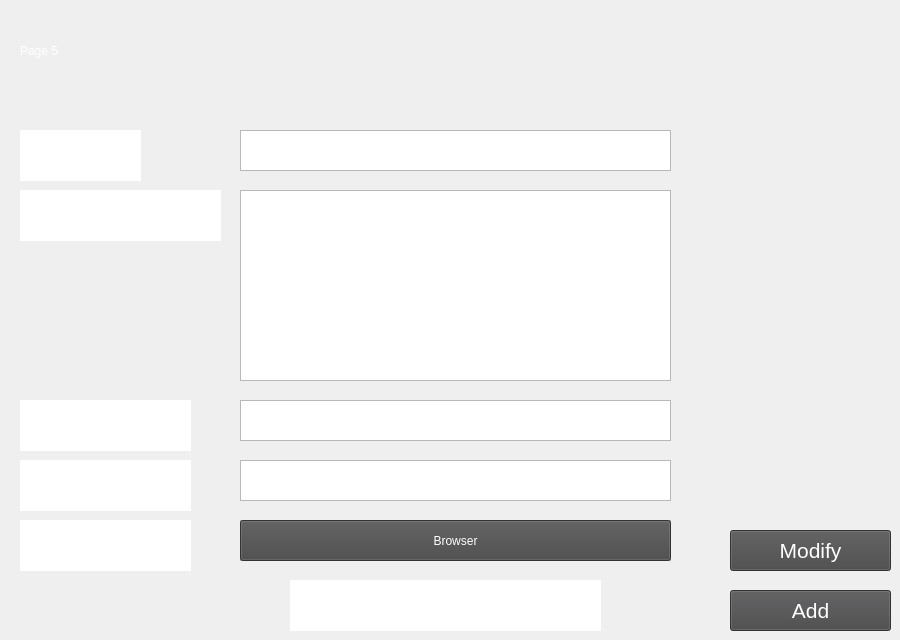
            <widget class="QWidget" name="page_5">
             <widget class="QLabel" name="page_5_label">
              <property name="geometry">
               <rect>
                <x>20</x>
                <y>20</y>
                <width>841</width>
                <height>61</height>
               </rect>
              </property>
              <property name="styleSheet">
               <string notr="true">QLabel{
	color:rgb(255,255,255);
	font: 30pt &quot;.AppleSystemUIFont&quot;;
}
</string>
              </property>
              <property name="text">
               <string>Page 5</string>
              </property>
             </widget>
             <widget class="QTextBrowser" name="textBrowser">
              <property name="geometry">
               <rect>
                <x>20</x>
                <y>130</y>
                <width>121</width>
                <height>51</height>
               </rect>
              </property>
              <property name="frameShape">
               <enum>QFrame::NoFrame</enum>
              </property>
              <property name="html">
               <string>&lt;!DOCTYPE HTML PUBLIC &quot;-//W3C//DTD HTML 4.0//EN&quot; &quot;http://www.w3.org/TR/REC-html40/strict.dtd&quot;&gt;
&lt;html&gt;&lt;head&gt;&lt;meta name=&quot;qrichtext&quot; content=&quot;1&quot; /&gt;&lt;style type=&quot;text/css&quot;&gt;
p, li { white-space: pre-wrap; }
&lt;/style&gt;&lt;/head&gt;&lt;body style=&quot; font-family:'.AppleSystemUIFont'; font-size:13pt; font-weight:400; font-style:normal;&quot;&gt;
&lt;p style=&quot; margin-top:0px; margin-bottom:0px; margin-left:0px; margin-right:0px; -qt-block-indent:0; text-indent:0px;&quot;&gt;&lt;span style=&quot; font-family:'SimSun'; font-size:18pt; color:#ffffff;&quot;&gt;Name&lt;/span&gt;&lt;/p&gt;&lt;/body&gt;&lt;/html&gt;</string>
              </property>
             </widget>
             <widget class="QTextEdit" name="cve_name">
              <property name="geometry">
               <rect>
                <x>240</x>
                <y>130</y>
                <width>431</width>
                <height>41</height>
               </rect>
              </property>
              <property name="styleSheet">
               <string notr="true">color: rgb(255, 255, 255);</string>
              </property>
             </widget>
             <widget class="QTextBrowser" name="textBrowser_2">
              <property name="geometry">
               <rect>
                <x>20</x>
                <y>190</y>
                <width>201</width>
                <height>51</height>
               </rect>
              </property>
              <property name="frameShape">
               <enum>QFrame::NoFrame</enum>
              </property>
              <property name="html">
               <string>&lt;!DOCTYPE HTML PUBLIC &quot;-//W3C//DTD HTML 4.0//EN&quot; &quot;http://www.w3.org/TR/REC-html40/strict.dtd&quot;&gt;
&lt;html&gt;&lt;head&gt;&lt;meta name=&quot;qrichtext&quot; content=&quot;1&quot; /&gt;&lt;style type=&quot;text/css&quot;&gt;
p, li { white-space: pre-wrap; }
&lt;/style&gt;&lt;/head&gt;&lt;body style=&quot; font-family:'.AppleSystemUIFont'; font-size:13pt; font-weight:400; font-style:normal;&quot;&gt;
&lt;p style=&quot; margin-top:0px; margin-bottom:0px; margin-left:0px; margin-right:0px; -qt-block-indent:0; text-indent:0px;&quot;&gt;&lt;span style=&quot; font-family:'SimSun'; font-size:18pt; color:#ffffff;&quot;&gt;Description&lt;/span&gt;&lt;/p&gt;&lt;/body&gt;&lt;/html&gt;</string>
              </property>
             </widget>
             <widget class="QTextEdit" name="cve_description">
              <property name="geometry">
               <rect>
                <x>240</x>
                <y>190</y>
                <width>431</width>
                <height>191</height>
               </rect>
              </property>
              <property name="styleSheet">
               <string notr="true">color: rgb(255, 255, 255);</string>
              </property>
             </widget>
             <widget class="QTextBrowser" name="textBrowser_3">
              <property name="geometry">
               <rect>
                <x>20</x>
                <y>400</y>
                <width>171</width>
                <height>51</height>
               </rect>
              </property>
              <property name="frameShape">
               <enum>QFrame::NoFrame</enum>
              </property>
              <property name="html">
               <string>&lt;!DOCTYPE HTML PUBLIC &quot;-//W3C//DTD HTML 4.0//EN&quot; &quot;http://www.w3.org/TR/REC-html40/strict.dtd&quot;&gt;
&lt;html&gt;&lt;head&gt;&lt;meta name=&quot;qrichtext&quot; content=&quot;1&quot; /&gt;&lt;style type=&quot;text/css&quot;&gt;
p, li { white-space: pre-wrap; }
&lt;/style&gt;&lt;/head&gt;&lt;body style=&quot; font-family:'.AppleSystemUIFont'; font-size:13pt; font-weight:400; font-style:normal;&quot;&gt;
&lt;p style=&quot; margin-top:0px; margin-bottom:0px; margin-left:0px; margin-right:0px; -qt-block-indent:0; text-indent:0px;&quot;&gt;&lt;span style=&quot; font-family:'SimSun'; font-size:18pt; color:#ffffff;&quot;&gt;CVSS&lt;/span&gt;&lt;/p&gt;&lt;/body&gt;&lt;/html&gt;</string>
              </property>
             </widget>
             <widget class="QTextEdit" name="cve_cvss">
              <property name="geometry">
               <rect>
                <x>240</x>
                <y>400</y>
                <width>431</width>
                <height>41</height>
               </rect>
              </property>
              <property name="styleSheet">
               <string notr="true">color: rgb(255, 255, 255);</string>
              </property>
             </widget>
             <widget class="QTextBrowser" name="textBrowser_4">
              <property name="geometry">
               <rect>
                <x>20</x>
                <y>460</y>
                <width>171</width>
                <height>51</height>
               </rect>
              </property>
              <property name="frameShape">
               <enum>QFrame::NoFrame</enum>
              </property>
              <property name="html">
               <string>&lt;!DOCTYPE HTML PUBLIC &quot;-//W3C//DTD HTML 4.0//EN&quot; &quot;http://www.w3.org/TR/REC-html40/strict.dtd&quot;&gt;
&lt;html&gt;&lt;head&gt;&lt;meta name=&quot;qrichtext&quot; content=&quot;1&quot; /&gt;&lt;style type=&quot;text/css&quot;&gt;
p, li { white-space: pre-wrap; }
&lt;/style&gt;&lt;/head&gt;&lt;body style=&quot; font-family:'.AppleSystemUIFont'; font-size:13pt; font-weight:400; font-style:normal;&quot;&gt;
&lt;p style=&quot; margin-top:0px; margin-bottom:0px; margin-left:0px; margin-right:0px; -qt-block-indent:0; text-indent:0px;&quot;&gt;&lt;span style=&quot; font-family:'SimSun'; font-size:18pt; color:#ffffff;&quot;&gt;Link&lt;/span&gt;&lt;/p&gt;&lt;/body&gt;&lt;/html&gt;</string>
              </property>
             </widget>
             <widget class="QTextEdit" name="cve_link">
              <property name="geometry">
               <rect>
                <x>240</x>
                <y>460</y>
                <width>431</width>
                <height>41</height>
               </rect>
              </property>
              <property name="styleSheet">
               <string notr="true">color: rgb(255, 255, 255);</string>
              </property>
             </widget>
             <widget class="QTextBrowser" name="textBrowser_5">
              <property name="geometry">
               <rect>
                <x>20</x>
                <y>520</y>
                <width>171</width>
                <height>51</height>
               </rect>
              </property>
              <property name="frameShape">
               <enum>QFrame::NoFrame</enum>
              </property>
              <property name="html">
               <string>&lt;!DOCTYPE HTML PUBLIC &quot;-//W3C//DTD HTML 4.0//EN&quot; &quot;http://www.w3.org/TR/REC-html40/strict.dtd&quot;&gt;
&lt;html&gt;&lt;head&gt;&lt;meta name=&quot;qrichtext&quot; content=&quot;1&quot; /&gt;&lt;style type=&quot;text/css&quot;&gt;
p, li { white-space: pre-wrap; }
&lt;/style&gt;&lt;/head&gt;&lt;body style=&quot; font-family:'.AppleSystemUIFont'; font-size:13pt; font-weight:400; font-style:normal;&quot;&gt;
&lt;p style=&quot; margin-top:0px; margin-bottom:0px; margin-left:0px; margin-right:0px; -qt-block-indent:0; text-indent:0px;&quot;&gt;&lt;span style=&quot; font-family:'SimSun'; font-size:18pt; color:#ffffff;&quot;&gt;Script&lt;/span&gt;&lt;/p&gt;&lt;/body&gt;&lt;/html&gt;</string>
              </property>
              <property name="overwriteMode">
               <bool>false</bool>
              </property>
             </widget>
             <widget class="QTextEdit" name="cve_script">
              <property name="geometry">
               <rect>
                <x>240</x>
                <y>520</y>
                <width>431</width>
                <height>41</height>
               </rect>
              </property>
              <property name="styleSheet">
               <string notr="true">color: rgb(255, 255, 255);</string>
              </property>
             </widget>
             <widget class="QPushButton" name="btn_cve_add">
              <property name="geometry">
               <rect>
                <x>730</x>
                <y>590</y>
                <width>161</width>
                <height>41</height>
               </rect>
              </property>
              <property name="palette">
               <palette>
                <active>
                 <colorrole role="WindowText">
                  <brush brushstyle="SolidPattern">
                   <color alpha="255">
                    <red>255</red>
                    <green>255</green>
                    <blue>255</blue>
                   </color>
                  </brush>
                 </colorrole>
                 <colorrole role="Button">
                  <brush brushstyle="SolidPattern">
                   <color alpha="255">
                    <red>71</red>
                    <green>71</green>
                    <blue>72</blue>
                   </color>
                  </brush>
                 </colorrole>
                 <colorrole role="Text">
                  <brush brushstyle="SolidPattern">
                   <color alpha="255">
                    <red>255</red>
                    <green>255</green>
                    <blue>255</blue>
                   </color>
                  </brush>
                 </colorrole>
                 <colorrole role="ButtonText">
                  <brush brushstyle="SolidPattern">
                   <color alpha="255">
                    <red>255</red>
                    <green>255</green>
                    <blue>255</blue>
                   </color>
                  </brush>
                 </colorrole>
                 <colorrole role="Base">
                  <brush brushstyle="SolidPattern">
                   <color alpha="255">
                    <red>71</red>
                    <green>71</green>
                    <blue>72</blue>
                   </color>
                  </brush>
                 </colorrole>
                 <colorrole role="Window">
                  <brush brushstyle="SolidPattern">
                   <color alpha="255">
                    <red>71</red>
                    <green>71</green>
                    <blue>72</blue>
                   </color>
                  </brush>
                 </colorrole>
                 <colorrole role="PlaceholderText">
                  <brush brushstyle="SolidPattern">
                   <color alpha="128">
                    <red>255</red>
                    <green>255</green>
                    <blue>255</blue>
                   </color>
                  </brush>
                 </colorrole>
                </active>
                <inactive>
                 <colorrole role="WindowText">
                  <brush brushstyle="SolidPattern">
                   <color alpha="255">
                    <red>255</red>
                    <green>255</green>
                    <blue>255</blue>
                   </color>
                  </brush>
                 </colorrole>
                 <colorrole role="Button">
                  <brush brushstyle="SolidPattern">
                   <color alpha="255">
                    <red>71</red>
                    <green>71</green>
                    <blue>72</blue>
                   </color>
                  </brush>
                 </colorrole>
                 <colorrole role="Text">
                  <brush brushstyle="SolidPattern">
                   <color alpha="255">
                    <red>255</red>
                    <green>255</green>
                    <blue>255</blue>
                   </color>
                  </brush>
                 </colorrole>
                 <colorrole role="ButtonText">
                  <brush brushstyle="SolidPattern">
                   <color alpha="255">
                    <red>255</red>
                    <green>255</green>
                    <blue>255</blue>
                   </color>
                  </brush>
                 </colorrole>
                 <colorrole role="Base">
                  <brush brushstyle="SolidPattern">
                   <color alpha="255">
                    <red>71</red>
                    <green>71</green>
                    <blue>72</blue>
                   </color>
                  </brush>
                 </colorrole>
                 <colorrole role="Window">
                  <brush brushstyle="SolidPattern">
                   <color alpha="255">
                    <red>71</red>
                    <green>71</green>
                    <blue>72</blue>
                   </color>
                  </brush>
                 </colorrole>
                 <colorrole role="PlaceholderText">
                  <brush brushstyle="SolidPattern">
                   <color alpha="128">
                    <red>255</red>
                    <green>255</green>
                    <blue>255</blue>
                   </color>
                  </brush>
                 </colorrole>
                </inactive>
                <disabled>
                 <colorrole role="WindowText">
                  <brush brushstyle="SolidPattern">
                   <color alpha="255">
                    <red>144</red>
                    <green>144</green>
                    <blue>144</blue>
                   </color>
                  </brush>
                 </colorrole>
                 <colorrole role="Button">
                  <brush brushstyle="SolidPattern">
                   <color alpha="255">
                    <red>71</red>
                    <green>71</green>
                    <blue>72</blue>
                   </color>
                  </brush>
                 </colorrole>
                 <colorrole role="Text">
                  <brush brushstyle="SolidPattern">
                   <color alpha="255">
                    <red>144</red>
                    <green>144</green>
                    <blue>144</blue>
                   </color>
                  </brush>
                 </colorrole>
                 <colorrole role="ButtonText">
                  <brush brushstyle="SolidPattern">
                   <color alpha="255">
                    <red>144</red>
                    <green>144</green>
                    <blue>144</blue>
                   </color>
                  </brush>
                 </colorrole>
                 <colorrole role="Base">
                  <brush brushstyle="SolidPattern">
                   <color alpha="255">
                    <red>71</red>
                    <green>71</green>
                    <blue>72</blue>
                   </color>
                  </brush>
                 </colorrole>
                 <colorrole role="Window">
                  <brush brushstyle="SolidPattern">
                   <color alpha="255">
                    <red>71</red>
                    <green>71</green>
                    <blue>72</blue>
                   </color>
                  </brush>
                 </colorrole>
                 <colorrole role="PlaceholderText">
                  <brush brushstyle="SolidPattern">
                   <color alpha="128">
                    <red>48</red>
                    <green>48</green>
                    <blue>48</blue>
                   </color>
                  </brush>
                 </colorrole>
                </disabled>
               </palette>
              </property>
              <property name="font">
               <font>
                <pointsize>16</pointsize>
               </font>
              </property>
              <property name="text">
               <string>Add</string>
              </property>
             </widget>
             <widget class="QTextBrowser" name="outstate">
              <property name="geometry">
               <rect>
                <x>290</x>
                <y>580</y>
                <width>311</width>
                <height>51</height>
               </rect>
              </property>
              <property name="styleSheet">
               <string notr="true">color: rgb(255, 255, 255);
</string>
              </property>
              <property name="frameShape">
               <enum>QFrame::NoFrame</enum>
              </property>
             </widget>
             <widget class="QPushButton" name="btn_browser">
              <property name="geometry">
               <rect>
                <x>240</x>
                <y>520</y>
                <width>431</width>
                <height>41</height>
               </rect>
              </property>
              <property name="palette">
               <palette>
                <active>
                 <colorrole role="Button">
                  <brush brushstyle="SolidPattern">
                   <color alpha="255">
                    <red>71</red>
                    <green>71</green>
                    <blue>72</blue>
                   </color>
                  </brush>
                 </colorrole>
                 <colorrole role="ButtonText">
                  <brush brushstyle="SolidPattern">
                   <color alpha="255">
                    <red>255</red>
                    <green>255</green>
                    <blue>255</blue>
                   </color>
                  </brush>
                 </colorrole>
                 <colorrole role="Base">
                  <brush brushstyle="SolidPattern">
                   <color alpha="255">
                    <red>71</red>
                    <green>71</green>
                    <blue>72</blue>
                   </color>
                  </brush>
                 </colorrole>
                 <colorrole role="Window">
                  <brush brushstyle="SolidPattern">
                   <color alpha="255">
                    <red>71</red>
                    <green>71</green>
                    <blue>72</blue>
                   </color>
                  </brush>
                 </colorrole>
                </active>
                <inactive>
                 <colorrole role="Button">
                  <brush brushstyle="SolidPattern">
                   <color alpha="255">
                    <red>71</red>
                    <green>71</green>
                    <blue>72</blue>
                   </color>
                  </brush>
                 </colorrole>
                 <colorrole role="ButtonText">
                  <brush brushstyle="SolidPattern">
                   <color alpha="255">
                    <red>255</red>
                    <green>255</green>
                    <blue>255</blue>
                   </color>
                  </brush>
                 </colorrole>
                 <colorrole role="Base">
                  <brush brushstyle="SolidPattern">
                   <color alpha="255">
                    <red>71</red>
                    <green>71</green>
                    <blue>72</blue>
                   </color>
                  </brush>
                 </colorrole>
                 <colorrole role="Window">
                  <brush brushstyle="SolidPattern">
                   <color alpha="255">
                    <red>71</red>
                    <green>71</green>
                    <blue>72</blue>
                   </color>
                  </brush>
                 </colorrole>
                </inactive>
                <disabled>
                 <colorrole role="Button">
                  <brush brushstyle="SolidPattern">
                   <color alpha="255">
                    <red>71</red>
                    <green>71</green>
                    <blue>72</blue>
                   </color>
                  </brush>
                 </colorrole>
                 <colorrole role="ButtonText">
                  <brush brushstyle="SolidPattern">
                   <color alpha="255">
                    <red>120</red>
                    <green>120</green>
                    <blue>120</blue>
                   </color>
                  </brush>
                 </colorrole>
                 <colorrole role="Base">
                  <brush brushstyle="SolidPattern">
                   <color alpha="255">
                    <red>71</red>
                    <green>71</green>
                    <blue>72</blue>
                   </color>
                  </brush>
                 </colorrole>
                 <colorrole role="Window">
                  <brush brushstyle="SolidPattern">
                   <color alpha="255">
                    <red>71</red>
                    <green>71</green>
                    <blue>72</blue>
                   </color>
                  </brush>
                 </colorrole>
                </disabled>
               </palette>
              </property>
              <property name="text">
               <string>Browser</string>
              </property>
             </widget>
             <widget class="QPushButton" name="btn_cve_modify">
              <property name="geometry">
               <rect>
                <x>730</x>
                <y>530</y>
                <width>161</width>
                <height>41</height>
               </rect>
              </property>
              <property name="palette">
               <palette>
                <active>
                 <colorrole role="Button">
                  <brush brushstyle="SolidPattern">
                   <color alpha="255">
                    <red>71</red>
                    <green>71</green>
                    <blue>72</blue>
                   </color>
                  </brush>
                 </colorrole>
                 <colorrole role="ButtonText">
                  <brush brushstyle="SolidPattern">
                   <color alpha="255">
                    <red>255</red>
                    <green>255</green>
                    <blue>255</blue>
                   </color>
                  </brush>
                 </colorrole>
                 <colorrole role="Base">
                  <brush brushstyle="SolidPattern">
                   <color alpha="255">
                    <red>71</red>
                    <green>71</green>
                    <blue>72</blue>
                   </color>
                  </brush>
                 </colorrole>
                 <colorrole role="Window">
                  <brush brushstyle="SolidPattern">
                   <color alpha="255">
                    <red>71</red>
                    <green>71</green>
                    <blue>72</blue>
                   </color>
                  </brush>
                 </colorrole>
                </active>
                <inactive>
                 <colorrole role="Button">
                  <brush brushstyle="SolidPattern">
                   <color alpha="255">
                    <red>71</red>
                    <green>71</green>
                    <blue>72</blue>
                   </color>
                  </brush>
                 </colorrole>
                 <colorrole role="ButtonText">
                  <brush brushstyle="SolidPattern">
                   <color alpha="255">
                    <red>255</red>
                    <green>255</green>
                    <blue>255</blue>
                   </color>
                  </brush>
                 </colorrole>
                 <colorrole role="Base">
                  <brush brushstyle="SolidPattern">
                   <color alpha="255">
                    <red>71</red>
                    <green>71</green>
                    <blue>72</blue>
                   </color>
                  </brush>
                 </colorrole>
                 <colorrole role="Window">
                  <brush brushstyle="SolidPattern">
                   <color alpha="255">
                    <red>71</red>
                    <green>71</green>
                    <blue>72</blue>
                   </color>
                  </brush>
                 </colorrole>
                </inactive>
                <disabled>
                 <colorrole role="Button">
                  <brush brushstyle="SolidPattern">
                   <color alpha="255">
                    <red>71</red>
                    <green>71</green>
                    <blue>72</blue>
                   </color>
                  </brush>
                 </colorrole>
                 <colorrole role="ButtonText">
                  <brush brushstyle="SolidPattern">
                   <color alpha="255">
                    <red>120</red>
                    <green>120</green>
                    <blue>120</blue>
                   </color>
                  </brush>
                 </colorrole>
                 <colorrole role="Base">
                  <brush brushstyle="SolidPattern">
                   <color alpha="255">
                    <red>71</red>
                    <green>71</green>
                    <blue>72</blue>
                   </color>
                  </brush>
                 </colorrole>
                 <colorrole role="Window">
                  <brush brushstyle="SolidPattern">
                   <color alpha="255">
                    <red>71</red>
                    <green>71</green>
                    <blue>72</blue>
                   </color>
                  </brush>
                 </colorrole>
                </disabled>
               </palette>
              </property>
              <property name="font">
               <font>
                <pointsize>16</pointsize>
               </font>
              </property>
              <property name="text">
               <string>Modify</string>
              </property>
             </widget>
            </widget>
